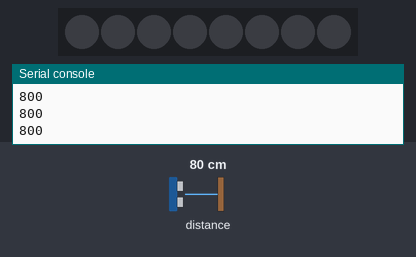
Bench run of a program on a simulated Raspberry Pi Pico running MicroPython. Shown: 8 RGB LEDs in strip order, left to right, the last lines printed to the serial console. The inputs (shaded band) are chosen by the test bench; at power-on: distance to the obstacle 80 cm. Dim RGB values are drawn brighter than linear.

Above: at 0.1 s.
At 0.67 s:
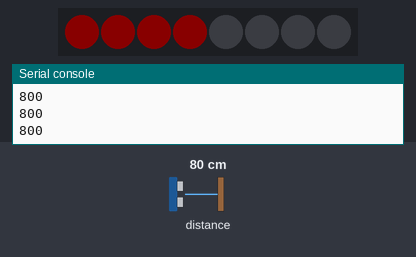
At 1.28 s:
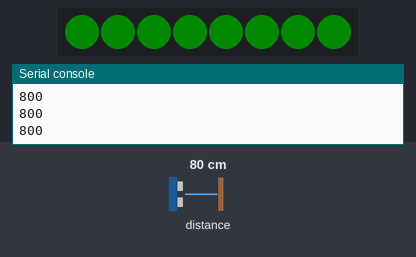
At 1.78 s:
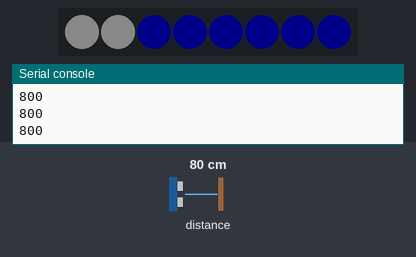
At 2.39 s:
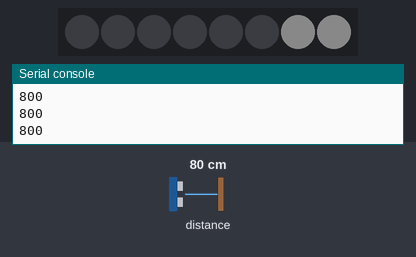
Timing chart, 0 to 40.0 s (numbered marks = the images above):
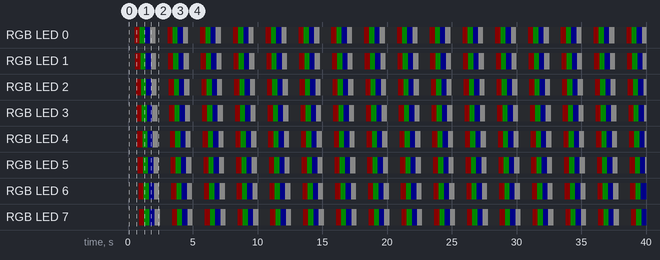

The program:

distance_read.py
```python
# More details can be found in TechToTinker.blogspot.com
# George Bantique | tech.to.tinker@gmail.com

from VL53L0X import VL53L0X
from machine import I2C
from machine import Pin
from time import ticks_ms
import neopixel
import time

np = neopixel.NeoPixel(machine.Pin(22), 8)
brightness=10
colors=[[brightness,0,0],                    #red
        [0,brightness,0],                    #green
        [0,0,brightness],                    #blue
        [brightness,brightness,brightness],  #white
        [0,0,0]]                             #close

I2C_bus = I2C(1, sda=Pin(2), scl=Pin(3))
tof = VL53L0X(I2C_bus)
timer_start = ticks_ms()
timer_per = 500

while True:
    tof.start()
    distance = tof.read()
    tof.stop()
    print(distance)

    if ticks_ms() - timer_start >= timer_per:
        for i in range(0,5):
            for j in range(0,8):
                np[j]=colors[i]
                np.write()
                time.sleep_ms(50)
        timer_start = ticks_ms()
```

Measured:
- by itself, RGB LED 0–7: repeats every 2.5 s: RGB(0, 10, 0) 0.40 s, RGB(0, 0, 10) 0.40 s, RGB(10, 10, 10) 0.40 s, off 0.92 s, RGB(10, 0, 0) 0.40 s
- by itself, everything shown: repeats every 2.5 s, in 40 steps
